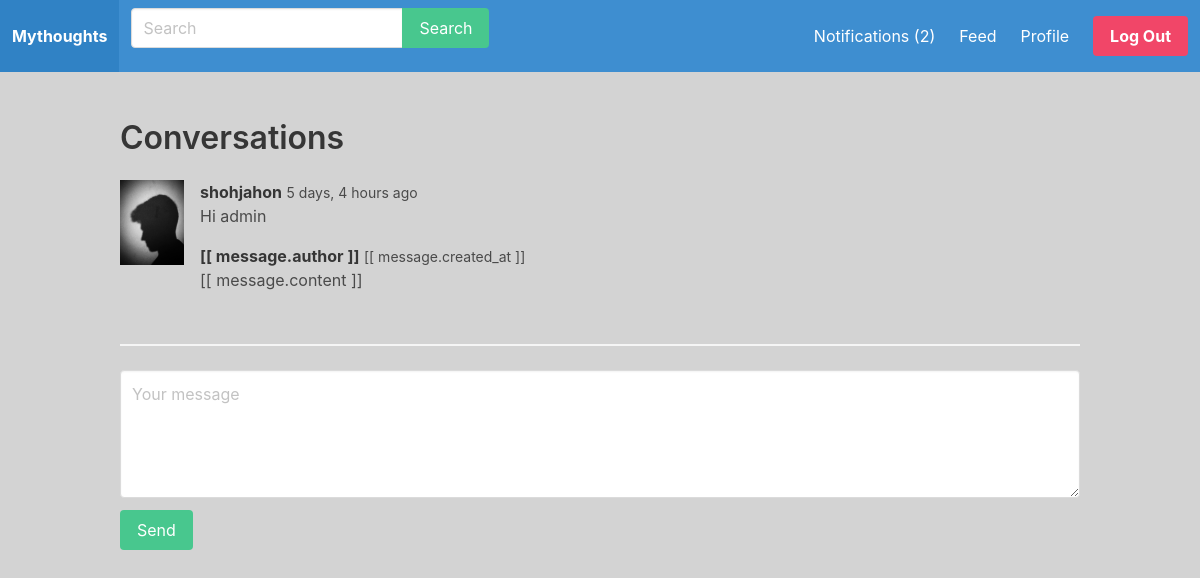
Page /conversations/5/ (signed in) on the committed database.
### mythought/models.py (models this page shows, shortened)
class ConversationMessage(models.Model):
    conversation = models.ForeignKey(Conversation, related_name='messages', on_delete=models.CASCADE)
    content = models.TextField()
    created_at = models.DateTimeField(auto_now_add=True)
    created_by = models.ForeignKey(User, related_name='messages', on_delete=models.CASCADE)
    class Meta:
        ordering = ['created_at']

class UserProfile(models.Model):
    user = models.OneToOneField(User, on_delete=models.CASCADE)
    follows = models.ManyToManyField('self', related_name='followed_by', symmetrical=False)
    avatar = models.ImageField(upload_to='uploads/', blank=True, null=True)

### mythought/views.py (the view)
# urls.py: path('conversations/<int:user_id>/', conversation, name='conversation'),
@login_required
def conversation(request, user_id):
    conversations = Conversation.objects.filter(users__in=[request.user.id])
    conversations = conversations.filter(users__in=[user_id])
    if conversations.count() == 1:
        conversation = conversations[0]
    else:
        recipient = User.objects.get(pk=user_id)
        conversation = Conversation.objects.create()
        conversation.users.add(request.user)
        conversation.users.add(recipient)
        conversation.save()
    return render(request, 'conversation.html', {'conversation': conversation})

### mythought/context_processors.py (called while the page is built)
def notifications(request):
    if request.user.is_authenticated:
        return {'notifications': request.user.notifications.filter(is_read=False)}
    else:
        return {'notifications': []}

### mythought/templates/conversation.html (shortened to what this page needs)
{% extends 'base.html' %}
{% load humanize %}
{% block content %}
    <div class="container" id="conversationapp">
        <div class="columns">
            <div class="column is-12">
                <h1 class="title">Conversations</h1>
                <div class="messages">
                    {% for message in conversation.messages.all %}
                        <div class="post">
                            <article class="media">
                                <figure class="media-left">
                                    <p class="image is-64x64">
                                            {% if message.created_by.userprofile.avatar %}
                                                <img src="{{ message.created_by.userprofile.avatar.url }}">
                                            {% endif %}
                                    </p>
                                </figure>
                                <div class="media-content">
                                    <div class="content">
                                        <p>
                                            <strong>{{ message.created_by.username }}</strong> <small>{{ message.created_at|naturaltime }}</small>
                                            <br>
                                            {{ message.content }}
                                        </p>
                                    </div>
                                </div>
                            </article>
                        </div>
                    {% endfor %}
                    <div class="post" v-for="message in messages">
                        <article class="media">
                            <figure class="media-left">
                                <p class="image is-64x64">
                                </p>
                            </figure>
                            <div class="media-content">
                                <div class="content">
                                    <p>
                                        <strong>[[ message.author ]]</strong> <small>[[ message.created_at ]]</small>
                                        <br>
                                        [[ message.content ]]
                                    </p>
                                </div>
                            </div>
                        </article>
                    </div>
                </div>
            </div>
        </div>
        <hr>
        <form v-on:submit.prevent="submitMessage()">
            <div class="field">
                <div class="control">
                    <textarea class="textarea" v-model="content" placeholder="Your message"></textarea>
                </div>
            </div>
            <div class="field">
                <div class="control">
                    <button class="button is-success">Send</button>
                </div>
            </div>
        </form>
    </div>
{% endblock %}

### static/css/main.css (style rules this page uses)
body { background: lightgray; }

### rows in the picture
ConversationMessage: created_by.userprofile.avatar (picture), created_by.username "shohjahon", created_at "5 days, 4 hours ago", content "Hi admin"

### other values in the picture
{{ notifications.count }} "2"
